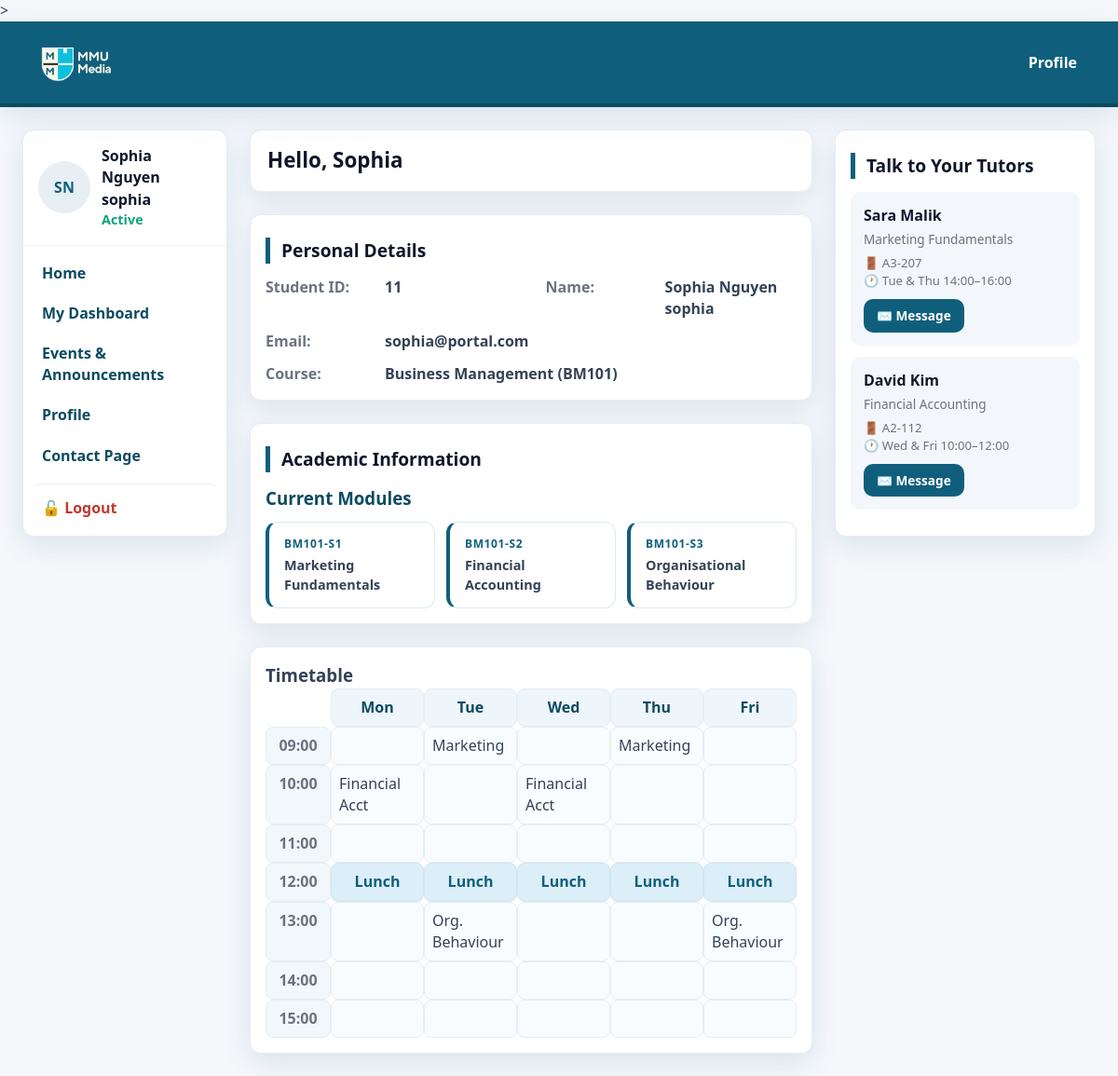
Page /dashboard (signed in) on the committed database.
### tables this page shows
CREATE TABLE subjects (
            id          INTEGER PRIMARY KEY AUTOINCREMENT,
            name        TEXT    NOT NULL,
            code        TEXT    UNIQUE NOT NULL,
            description TEXT,
            course_id   INTEGER REFERENCES courses(id),
            tutor_id    INTEGER REFERENCES users(id)
        );

CREATE TABLE courses (
            id          INTEGER PRIMARY KEY AUTOINCREMENT,
            name        TEXT    NOT NULL,
            code        TEXT    UNIQUE NOT NULL,
            description TEXT,
            tutor_id    INTEGER REFERENCES users(id)
        );

CREATE TABLE schedule (
            id         INTEGER PRIMARY KEY AUTOINCREMENT,
            subject_id INTEGER REFERENCES subjects(id),
            day        TEXT NOT NULL,
            time_slot  TEXT NOT NULL,
            label      TEXT NOT NULL
        );

CREATE TABLE users (
            id             INTEGER PRIMARY KEY AUTOINCREMENT,
            first_name     TEXT    NOT NULL,
            last_name      TEXT    NOT NULL,
            email          TEXT    UNIQUE NOT NULL,
            password       TEXT    NOT NULL,
            role           TEXT    NOT NULL DEFAULT 'student'
                           CHECK(role IN ('student', 'tutor', 'admin')),
            office_number  TEXT,
            office_hours   TEXT
        );

### app.py (the view, shortened to what this page needs)
@app.route("/dashboard")
def dashboard():
    if "user_id" not in session:
        return redirect("/login")
    if session.get("user_role") == "admin":
        return redirect(url_for("admin_dashboard"))
    conn = get_db()
    cursor = conn.cursor()
    cursor.execute("""
        SELECT c.id, c.name, c.code, s.id, s.name, s.code,
               u.id, u.first_name, u.last_name, u.email, u.office_number, u.office_hours
        FROM enrollments e
        JOIN courses c ON e.course_id = c.id
        JOIN subjects s ON s.course_id = c.id
        LEFT JOIN users u ON s.tutor_id = u.id
        WHERE e.user_id = ?
        ORDER BY c.id, s.id
    """, (session["user_id"],))
    rows = cursor.fetchall()
    cursor.execute("""
        SELECT sc.day, sc.time_slot, sc.label
        FROM schedule sc
        JOIN subjects s ON sc.subject_id = s.id
        JOIN courses c ON s.course_id = c.id
        JOIN enrollments e ON e.course_id = c.id
        WHERE e.user_id = ?
    """, (session["user_id"],))
    schedule = {(r[0], r[1]): r[2] for r in cursor.fetchall()}
    conn.close()
    courses = {}
    tutors_seen = set()
    tutors = []
    for c_id, c_name, c_code, s_id, s_name, s_code, t_id, t_first, t_last, t_email, t_office, t_hours in rows:
        if c_id not in courses:
            courses[c_id] = {"id": c_id, "name": c_name, "code": c_code, "subjects": []}
        courses[c_id]["subjects"].append({"id": s_id, "name": s_name, "code": s_code})
        if t_id and t_id not in tutors_seen:
            tutors_seen.add(t_id)
            tutors.append({
                "name": f"{t_first} {t_last}",
                "email": t_email,
                "office": t_office or "—",
                "hours": t_hours or "—",
                "subject": s_name,
            })
    return render_template("dashboard.html", courses=list(courses.values()), tutors=tutors, schedule=schedule)

### templates/Dashboard.html (shortened to what this page needs)
<!DOCTYPE html>
<html lang="en">
  <head>
 	<link rel="stylesheet" href="{{ url_for('static', filename='css/style.css') }}">
	<link rel="stylesheet" href="https://cdn.jsdelivr.net/npm/bootstrap-icons@1.11.3/font/bootstrap-icons.min.css">
</head>
	<body>
  			<header class="topbar">
    		<div class="brand">
			<img src="{{ url_for('static', filename='assets/MMUMediaLogo.png') }}" alt="Logo" width="100" height="50">
    		</div>
    <nav class="nav-buttons">
      <a href="{{ url_for('profile') }}">Profile</a>
    </nav>
  </header>
  <div class="app">
    <aside class="sidebar" id="sidebar">
        <div class="profile">
            <div class="avatar">{{ session.user_name[0] | upper }}{{ session.user_last_name[0] | upper }}</div>
            <div class="identity">
                <div class="name">{{ session.user_name }} {{ session.user_last_name }}</div>
                <div class="status">Active</div>
            </div>
        </div>
      <nav class="nav" aria-label="Main">
        <li><a href="{{ url_for('index') }}">Home</a></li>
        <li><a href="{{ url_for('dashboard') }}">My Dashboard</a></li>
	    <li><a href="{{ url_for('firstPage') }}">Events &amp; Announcements</a></li>
            <li><a href="{{ url_for('profile') }}">Profile</a></li>
            <li><a href="{{ url_for('contact') }}">Contact Page</a></li>
            <li><a href="{{ url_for('logout') }}" class="nav-logout">🔓 Logout</a></li>
      </nav>
    </aside>
    <main class="main" aria-label="Main content">
      <section class="greeting">Hello, {{ session.user_name }}</section>
{% if session.user_role == 'tutor' %}
      <section class="panel">
        <h2 class="section-title">Personal Details</h2>
        <div class="details-grid">
          <div class="detail">
            <span class="label">Name:</span>
            <span class="value">{{ session.user_name }} {{ session.user_last_name }}</span>
          </div>
          <div class="detail">
            <span class="label">Email:</span>
            <span class="value">{{ session.user_email }}</span>
          </div>
        </div>
      </section>
      <section class="panel">
        <h2 class="section-title">Teaching Overview</h2>
        <div class="stats-overview">
          <div class="stat-box">
            <div class="num">{{ stats.subjects }}</div>
            <div class="lbl">Subjects Teaching</div>
          </div>
          <div class="stat-box">
            <div class="num">{{ stats.students }}</div>
            <div class="lbl">Enrolled Students</div>
          </div>
          <div class="stat-box">
            <div class="num">{{ stats.announcements }}</div>
            <div class="lbl">Announcements Posted</div>
          </div>
          <div class="stat-box">
            <div class="num">{{ stats.comments }}</div>
            <div class="lbl">Student Comments</div>
          </div>
        </div>
        <h3 class="subheading" style="margin-top:20px;">My Subjects</h3>
        <div class="module-grid">
          {% for subj in tutor_subjects %}
          <div class="module-card" style="gap:8px;">
            <span class="module-code">{{ subj.code }}</span>
            <span class="module-name">{{ subj.name }}</span>
            <span style="font-size:0.8rem; color:var(--muted);">{{ subj.course_name }}</span>
            <a href="{{ url_for('subject', subject_id=subj.id) }}" class="btn btn-primary" style="margin-top:4px; font-size:0.8rem; padding:6px 12px;">View Subject</a>
          </div>
          {% else %}
          <p class="empty-state">No subjects assigned yet.</p>
          {% endfor %}
        </div>
      </section>
      <section class="panel">
        <h2 class="section-title">My Students</h2>
        <table class="data-table">
          <thead>
            <tr>
              <th>Name</th>
              <th>Email</th>
              <th>Course</th>
            </tr>
          </thead>
          <tbody>
            {% for student in students %}
            <tr>
              <td>{{ student.first_name }} {{ student.last_name }}</td>
              <td>{{ student.email }}</td>
              <td>{{ student.course_name }} ({{ student.course_code }})</td>
            </tr>
            {% else %}
            <tr>
              <td colspan="3" style="text-align:center; color:var(--muted); font-style:italic; padding:20px;">No students enrolled yet.</td>
            </tr>
            {% endfor %}
          </tbody>
        </table>
      </section>
      <section class="panel">
        <h2 class="section-title">Office Information</h2>
        <div class="details-grid" style="margin-bottom:20px;">
          <div class="detail">
            <span class="label">Office:</span>
            <span class="value">{{ tutor_office.office_number or '—' }}</span>
          </div>
          <div class="detail">
            <span class="label">Office Hours:</span>
            <span class="value">{{ tutor_office.office_hours or '—' }}</span>
          </div>
        </div>
        <form method="POST" action="{{ url_for('update_office') }}">
          <div class="form-group">
            <label for="office_number">Office Number</label>
            <input type="text" id="office_number" name="office_number" value="{{ tutor_office.office_number }}" placeholder="e.g. Room 2.04">
          </div>
          <div class="form-group">
            <label for="office_hours">Office Hours</label>
            <input type="text" id="office_hours" name="office_hours" value="{{ tutor_office.office_hours }}" placeholder="e.g. Mon &amp; Wed 10–12">
          </div>
          <button type="submit" class="btn btn-primary">Save Changes</button>
        </form>
      </section>
{% else %}
      <section class="panel">
        <h2 class="section-title">Personal Details</h2>
        <div class="details-grid">
          <div class="detail">
            <span class="label">Student ID:</span>
            <span class="value">{{ session.user_id }}</span>
          </div>
          <div class="detail">
            <span class="label">Name:</span>
            <span class="value">{{ session.user_name }} {{ session.user_last_name }}</span>
          </div>
          <div class="detail">
            <span class="label">Email:</span>
            <span class="value">{{ session.user_email }}</span>
          </div>
          <div class="detail detail-full">
            <span class="label">Course:</span>
            <span class="value">{% for course in courses %}{{ course.name }} ({{ course.code }}){% endfor %}</span>
          </div>
        </div>
      </section>
      <section class="panel">
        <h2 class="section-title">Academic Information</h2>
        <h3 class="subheading">Current Modules</h3>
        <div class="module-grid">
          {% for course in courses %}
            {% for subject in course.subjects %}
              <a href="{{ url_for('subject', subject_id=subject.id) }}" class="module-card">
                <span class="module-code">{{ subject.code }}</span>
                <span class="module-name">{{ subject.name }}</span>
              </a>
            {% endfor %}
          {% endfor %}
        </div>
      </section>
      <section class="panel">
        <h3>Timetable</h3>
        <div class="timetable" role="table" aria-label="Weekly timetable">
          <div class="tt-header tt-empty" role="columnheader"></div>
          <div class="tt-header" role="columnheader">Mon</div>
          <div class="tt-header" role="columnheader">Tue</div>
          <div class="tt-header" role="columnheader">Wed</div>
          <div class="tt-header" role="columnheader">Thu</div>
          <div class="tt-header" role="columnheader">Fri</div>
          <div class="tt-time" role="rowheader">09:00</div>
          <div class="tt-cell">{{ schedule.get(('Mon', '09:00'), '') }}</div>
          <div class="tt-cell">{{ schedule.get(('Tue', '09:00'), '') }}</div>
          <div class="tt-cell">{{ schedule.get(('Wed', '09:00'), '') }}</div>
          <div class="tt-cell">{{ schedule.get(('Thu', '09:00'), '') }}</div>
          <div class="tt-cell">{{ schedule.get(('Fri', '09:00'), '') }}</div>
          <div class="tt-time" role="rowheader">10:00</div>
          <div class="tt-cell">{{ schedule.get(('Mon', '10:00'), '') }}</div>
          <div class="tt-cell">{{ schedule.get(('Tue', '10:00'), '') }}</div>
          <div class="tt-cell">{{ schedule.get(('Wed', '10:00'), '') }}</div>
          <div class="tt-cell">{{ schedule.get(('Thu', '10:00'), '') }}</div>
          <div class="tt-cell">{{ schedule.get(('Fri', '10:00'), '') }}</div>
          <div class="tt-time" role="rowheader">11:00</div>
          <div class="tt-cell">{{ schedule.get(('Mon', '11:00'), '') }}</div>
          <div class="tt-cell">{{ schedule.get(('Tue', '11:00'), '') }}</div>
          <div class="tt-cell">{{ schedule.get(('Wed', '11:00'), '') }}</div>
          <div class="tt-cell">{{ schedule.get(('Thu', '11:00'), '') }}</div>
          <div class="tt-cell">{{ schedule.get(('Fri', '11:00'), '') }}</div>
          <div class="tt-time" role="rowheader">12:00</div>
          <div class="tt-cell break">Lunch</div>
          <div class="tt-cell break">Lunch</div>
          <div class="tt-cell break">Lunch</div>
          <div class="tt-cell break">Lunch</div>
          <div class="tt-cell break">Lunch</div>
          <div class="tt-time" role="rowheader">13:00</div>
          <div class="tt-cell">{{ schedule.get(('Mon', '13:00'), '') }}</div>
          <div class="tt-cell">{{ schedule.get(('Tue', '13:00'), '') }}</div>
          <div class="tt-cell">{{ schedule.get(('Wed', '13:00'), '') }}</div>
          <div class="tt-cell">{{ schedule.get(('Thu', '13:00'), '') }}</div>
          <div class="tt-cell">{{ schedule.get(('Fri', '13:00'), '') }}</div>
          <div class="tt-time" role="rowheader">14:00</div>
          <div class="tt-cell">{{ schedule.get(('Mon', '14:00'), '') }}</div>
          <div class="tt-cell">{{ schedule.get(('Tue', '14:00'), '') }}</div>
          <div class="tt-cell">{{ schedule.get(('Wed', '14:00'), '') }}</div>
          <div class="tt-cell">{{ schedule.get(('Thu', '14:00'), '') }}</div>
          <div class="tt-cell">{{ schedule.get(('Fri', '14:00'), '') }}</div>
          <div class="tt-time" role="rowheader">15:00</div>
          <div class="tt-cell">{{ schedule.get(('Mon', '15:00'), '') }}</div>
          <div class="tt-cell">{{ schedule.get(('Tue', '15:00'), '') }}</div>
          <div class="tt-cell">{{ schedule.get(('Wed', '15:00'), '') }}</div>
          <div class="tt-cell">{{ schedule.get(('Thu', '15:00'), '') }}</div>
          <div class="tt-cell">{{ schedule.get(('Fri', '15:00'), '') }}</div>
        </div>
      </section>
{% endif %}
    </main>
    <aside class="right">
      {% if session.user_role == 'tutor' %}
      <section class="panel">
        <h3 class="section-title">Teaching Overview</h3>
        <div class="stat-row">
          <div class="stat-box">
            <div class="num">{{ stats.subjects }}</div>
            <div class="lbl">Subjects</div>
          </div>
          <div class="stat-box">
            <div class="num">{{ stats.students }}</div>
            <div class="lbl">Students</div>
          </div>
        </div>
      </section>
      <section class="panel">
        <h3 class="section-title">Talk to Your Students</h3>
        <div style="background:#f3f7fb; border-radius:10px; padding:14px;">
          <strong style="color:var(--ink);">{{ stats.students }} student{{ 's' if stats.students != 1 else '' }} enrolled</strong>
          <p style="color:var(--muted); font-size:0.85rem; margin:4px 0 10px;">
            across {{ stats.subjects }} subject{{ 's' if stats.subjects != 1 else '' }} you teach
          </p>
          <a href="{{ url_for('contact') }}" class="btn btn-primary" style="font-size:0.85rem; padding:8px 14px;">✉️ Message Students</a>
        </div>
      </section>
      <section class="panel">
        <h3 class="section-title">My Subjects</h3>
        <ul class="quick-list">
          {% for subj in tutor_subjects %}
          <li>
            <span class="quick-dot"></span>
            <a href="{{ url_for('subject', subject_id=subj.id) }}" style="color:var(--ink); text-decoration:none;">
              <strong>{{ subj.code }}</strong> — {{ subj.name }}
            </a>
          </li>
          {% else %}
          <li style="color:var(--muted); font-style:italic;">No subjects assigned.</li>
          {% endfor %}
        </ul>
      </section>
      {% else %}
      <section class="panel">
        <h3 class="section-title">Talk to Your Tutors</h3>
        {% for tutor in tutors %}
        <div style="background:#f3f7fb; border-radius:10px; padding:14px; margin-bottom:12px;">
          <strong style="color:var(--ink);">{{ tutor.name }}</strong>
          <p style="color:var(--muted); font-size:0.85rem; margin:4px 0 6px;">{{ tutor.subject }}</p>
          <ul style="list-style:none; padding:0; margin:0 0 10px; font-size:0.82rem; color:var(--muted);">
            <li>🚪 {{ tutor.office }}</li>
            <li>🕐 {{ tutor.hours }}</li>
          </ul>
          <a href="{{ url_for('contact') }}" class="btn btn-primary" style="font-size:0.85rem; padding:8px 14px;">✉️ Message</a>
        </div>
        {% else %}
        <p class="empty-state">No tutors found.</p>
        {% endfor %}
      </section>
      {% endif %}
    </aside>
  </div>
</body>
</html>

### rows in the picture
subjects: name "Business Management", code "BM101", code "BM101-S1", name "Marketing Fundamentals", name "Sara Malik", subject "Marketing Fundamentals", office "A3-207", hours "Tue & Thu 14:00–16:00"
subjects: code "BM101-S2", name "Financial Accounting", name "David Kim", subject "Financial Accounting", office "A2-112", hours "Wed & Fri 10:00–12:00"
subjects: code "BM101-S3", name "Organisational Behaviour"
schedule: get "Marketing"
schedule: get "Marketing"
schedule: get "Financial Acct"
schedule: get "Financial Acct"
schedule: get "Org. Behaviour"
schedule: get "Org. Behaviour"

### other values in the picture
{{ session.user_name[0] | upper }} "S"
{{ session.user_last_name[0] | upper }} "N"
{{ session.user_name }} "Sophia"
{{ session.user_last_name }} "Nguyen sophia"
{{ session.user_id }} "11"
{{ session.user_email }} "sophia@portal.com"
